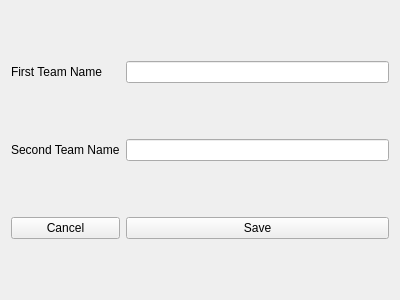
<?xml version="1.0" encoding="UTF-8"?>
<ui version="4.0">
 <class>ChangeNames</class>
 <widget class="QWidget" name="ChangeNames">
  <property name="geometry">
   <rect>
    <x>0</x>
    <y>0</y>
    <width>400</width>
    <height>300</height>
   </rect>
  </property>
  <property name="windowTitle">
   <string>Change Names</string>
  </property>
  <layout class="QGridLayout" name="gridLayout">
   <item row="1" column="0">
    <widget class="QLabel" name="label_2">
     <property name="text">
      <string>Second Team Name</string>
     </property>
    </widget>
   </item>
   <item row="0" column="1">
    <widget class="QLineEdit" name="txtFieldNameA"/>
   </item>
   <item row="0" column="0">
    <widget class="QLabel" name="label">
     <property name="text">
      <string>First Team Name</string>
     </property>
    </widget>
   </item>
   <item row="1" column="1">
    <widget class="QLineEdit" name="txtFieldNameB">
     <property name="text">
      <string/>
     </property>
    </widget>
   </item>
   <item row="2" column="1">
    <widget class="QPushButton" name="btnSave">
     <property name="text">
      <string>Save</string>
     </property>
    </widget>
   </item>
   <item row="2" column="0">
    <widget class="QPushButton" name="btnCancel">
     <property name="text">
      <string>Cancel</string>
     </property>
    </widget>
   </item>
  </layout>
 </widget>
 <resources/>
 <connections/>
</ui>
